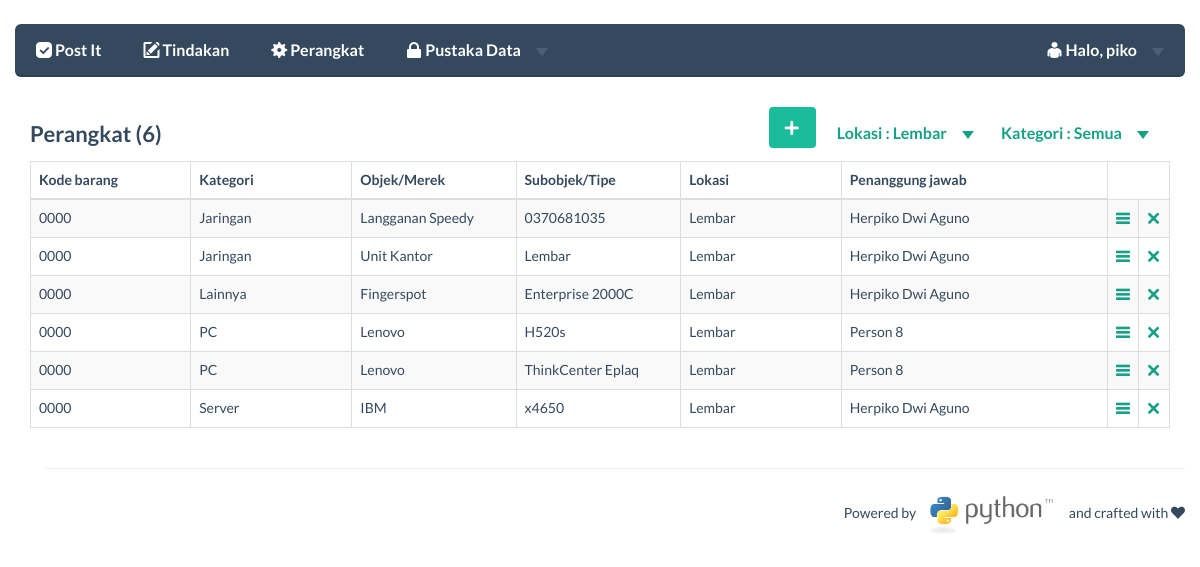
The app's page /main/perangkat/?lokasi=Lembar&kathw=Semua (signed in) with its own data.
### main/models.py (models this page shows)
class Hardware(models.Model):
	noid_hw = models.AutoField(primary_key=True)
	kodebrg = models.CharField(max_length=50)
	merek = models.CharField(max_length=50)
	tipe = models.CharField(max_length=50)
	kathw = models.ForeignKey(Kathw)
	username = models.ForeignKey(User)
	lokasi = models.ForeignKey(Lokasi)
	tahun = models.IntegerField()
	keterangan = models.CharField(max_length=500)
	time_create = models.CharField(max_length=50)

class Kathw(models.Model):
	kathw = models.CharField(max_length=20,primary_key=True)

class Lokasi(models.Model):
	lokasi = models.CharField(max_length=50,primary_key=True)

### main/views.py (the view, shortened to what this page needs)
def perangkat(request):
    if request.user.is_authenticated():
        context = RequestContext(request)
        if request.method == 'POST':
            kodebrg = request.POST['kodebrg']
            merek = request.POST['merek']
            tipe = request.POST['tipe']
            lokasi = request.POST['lokasi']
            tahun = request.POST['tahun']
            kathw = request.POST['kathw']
            username = request.POST['username']
            keterangan = request.POST['keterangan']
            if tahun=='':
                tahun='0000'
            if kodebrg=='':
                kodebrg='0000'
            from main.models import Hardware, User, Tindakan, Lokasi, Kathw
            lokasi=Lokasi.objects.get(lokasi=lokasi)
            kathw=Kathw.objects.get(kathw=kathw)
            username=User.objects.get(username=username)
            import time
            time_create = time.time()
            Hardware.objects.get_or_create(kodebrg=kodebrg,merek=merek,tipe=tipe,lokasi=lokasi, kathw=kathw, username=username, tahun=tahun, keterangan=keterangan, time_create=time_create)
            return HttpResponseRedirect("/main/perangkat/")
        else:
            context = RequestContext(request)
            from main.models import Hardware, User, Tindakan, Lokasi, Kathw
            if bool(request.GET):
                kathw = request.GET['kathw']
                lokasi = request.GET['lokasi']
                perangkat_list = Hardware.objects.filter(kathw=kathw).filter(lokasi=lokasi).order_by('kathw')
                if kathw=='Semua':
                    perangkat_list = Hardware.objects.filter(lokasi=lokasi).order_by('kathw')
                if lokasi=='Semua':
                    perangkat_list = Hardware.objects.filter(kathw=kathw).order_by('kathw')
                if kathw=='Semua' and lokasi=='Semua':
                    perangkat_list = Hardware.objects.order_by('kathw')
                kathw_list = Kathw.objects.all()
                lokasi_list = Lokasi.objects.all()
                user_list = User.objects.all()
                banyak = len(perangkat_list)
                current_user = request.user.get_username()
                context_dict = {'perangkat_list':perangkat_list,'kathw_list':kathw_list, 'lokasi_list':lokasi_list,'user_list':user_list,'current_user':current_user,'lokasi':lokasi,'kathw':kathw, 'banyak':banyak}
                return render_to_response('main/perangkat.html', context_dict, context)
    else :
        return HttpResponseRedirect("/main/login")

### templates/main/perangkat.html (shortened to what this page needs)
<!DOCTYPE html>
{% extends 'main/base.html' %}
{% load static %}
	{% block button_block %}
	<h4 class="pull-left">Perangkat ({{ banyak }})</h4>
	{% if lokasi not in 'Semua' or kathw not in 'Semua' %}
	<div class="pull-right" >
			              <ul class="nav navbar-nav navbar-right">
			                 <li class="dropdown">
			                  <a id="filter_kategori" href="#" class="dropdown-toggle" data-toggle="dropdown">Kategori : {{ kathw }} <b class="caret"></b></a>
			              </ul>
			              <ul class="nav navbar-nav navbar-right">
			                 <li class="dropdown">
			                  <a href="#" class="dropdown-toggle" data-toggle="dropdown">Lokasi : {{ lokasi }} <b class="caret"></b></a>
			              </ul>
			</div>
	{% endif %}
	<div class="pull-right">
			<a class="btn btn-primary" href="#perangkat_modal" data-toggle="modal"><span class="fui-plus"></span></a>
		</div><br><br>
	{% endblock %}
	{% block body_block %}
		<table width="100%" class="table table-striped table-hover table-bordered">
			<thead>
			<tr>
				<td width="15%"><strong>Kode barang</strong></td>
				<td width="15%"><strong>Kategori</strong></td>
				<td width="15%"><strong>Objek/Merek</strong></td>
				<td width="15%"><strong>Subobjek/Tipe</strong></td>
				<td width="15%"><strong>Lokasi</strong></td>
				<td width="25%"><strong>Penanggung jawab</strong></td>
			</tr>
			</thead>
				{% for perangkat in perangkat_list %}
					<tr>
						<td>{{ perangkat.kodebrg }}</td>
						<td>{{ perangkat.kathw.kathw}}</td>
						<td>{{ perangkat.merek }}</td>
						<td>{{ perangkat.tipe }}</td>
						<td>{{ perangkat.lokasi.lokasi }}</td>
						<td>{{ perangkat.username.first_name }}</td>
						<td><a href="/main/perangkat_detail/?id={{ perangkat.noid_hw }}"><span class="fui-list"></span></a></td>
						<td><a href="/main/hapus_perangkat/?hapus={{ perangkat.noid_hw }}" onclick="return confirm_delete()"><span class="fui-cross"></span></a></td>
					</tr>
				{% endfor %}
		</table>
	{% endblock %}

### templates/main/base.html (shortened to what this page needs)
<!DOCTYPE html>
{% load static %}
<html>
    <head>
    <link href="{% static 'bootstrap/css/bootstrap.css' %}" rel="stylesheet">
    <link href="{% static 'css/flat-ui.css' %}" rel="stylesheet">
    <link href="{% static 'css/jquery-ui.css' %}" rel="stylesheet">
    <link href="{% static 'css/hint.css' %}" rel="stylesheet">
    <link href="{% static 'css/drag.css' %}" rel="stylesheet">
    <link href="{% static 'autocomplete/autocomplete-0.3.0.css' %}" rel="stylesheet">
    </head>
    <body>
    	<br>
 	<div class="container">
 		<div class="demo-row">
		 	<div class="row demo-row">
		          <nav class="navbar navbar-inverse navbar-embossed" role="navigation">
		            <div class="collapse navbar-collapse" id="navbar-collapse-01">
		              <ul class="nav navbar-nav navbar-left">
		              	{% if not user.is_authenticated %}
		              	<li><a href="#">The IT Crowd (beta)</a></li>
		                {% else %}
		                <li><a href="/main"><span class="fui-checkbox-checked"></span> Post It</a></li>
		                <li><a href="/main/tindakan"><span class="fui-new"></span> Tindakan</a></li>
		                <li><a href="/main/perangkat"><span class="fui-gear"></span> Perangkat</a></li>
			               <ul class="nav navbar-nav navbar-left">
			                 <li class="dropdown">
			                  <a href="#" class="dropdown-toggle" data-toggle="dropdown"><span class="fui-lock"></span> Pustaka Data <b class="caret"></b></a>
			                </li>
			               </ul>
		                {% endif %}
		               </ul>
		               {% if user.is_authenticated %}
			               <ul class="nav navbar-nav navbar-right">
			                 <li class="dropdown">
			                  <a href="#" class="dropdown-toggle" data-toggle="dropdown"><span class="fui-user"></span> Halo, {{ current_user }} <b class="caret"></b></a>
			                </li>
			               </ul>
			            {% endif %}
		            </div>
		          </nav>
 		</div>
        <div>
        	{% block button_block %}{% endblock %}
            {% block body_block %}{% endblock %}
        </div>
    </div>
    <div class="container">
    	<hr>
		<div class="pull-right">
		Powered by <img src="{% static 'images/python-logo.gif' %}" width="150px">and crafted with <span class="fui-heart"></span>
		</div>
    </div>
    </body>
</html>

### static/css/drag.css (style rules this page uses)
html { overflow: -moz-scrollbars-vertical; overflow: scroll; }

### records on screen
Hardware: kodebrg "0000", kathw.kathw "Jaringan", merek "Langganan Speedy", tipe "0370681035", lokasi.lokasi "Lembar", username.first_name "Herpiko Dwi Aguno"
Hardware: kodebrg "0000", kathw.kathw "Jaringan", merek "Unit Kantor", tipe "Lembar", lokasi.lokasi "Lembar", username.first_name "Herpiko Dwi Aguno"
Hardware: kodebrg "0000", kathw.kathw "Lainnya", merek "Fingerspot", tipe "Enterprise 2000C", lokasi.lokasi "Lembar", username.first_name "Herpiko Dwi Aguno"
Hardware: kodebrg "0000", kathw.kathw "PC", merek "Lenovo", tipe "H520s", lokasi.lokasi "Lembar", username.first_name "Person 8"
Hardware: kodebrg "0000", kathw.kathw "PC", merek "Lenovo", tipe "ThinkCenter Eplaq", lokasi.lokasi "Lembar", username.first_name "Person 8"
Hardware: kodebrg "0000", kathw.kathw "Server", merek "IBM", tipe "x4650", lokasi.lokasi "Lembar", username.first_name "Herpiko Dwi Aguno"

### other values on screen
{{ current_user }} "piko"
{{ banyak }} "6"
{{ kathw }} "Semua"
{{ lokasi }} "Lembar"
